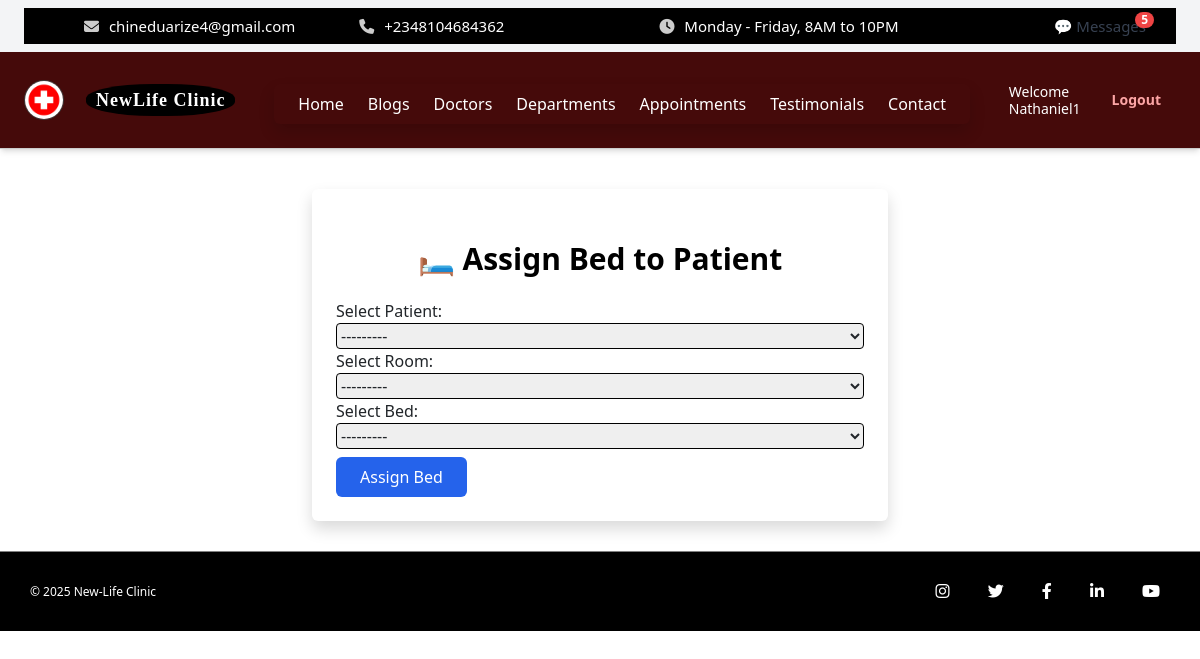
/assign-bed/ (signed in), run on the app's committed database.
### core/models.py (models this page shows, shortened)
class HeaderSettings(models.Model):
    hospital_name = models.CharField(max_length=100, default='My Hospital')
    logo = models.ImageField(upload_to='logos/', blank=True, null=True)
    menu_1 = models.CharField(max_length=50, default='Home')
    menu_2 = models.CharField(max_length=50, default='Services')
    menu_3 = models.CharField(max_length=50, default='Doctors')
    menu_4 = models.CharField(max_length=50, default='Departments')
    menu_5 = models.CharField(max_length=50, default='Appointments')
    menu_6 = models.CharField(max_length=50, default='About')
    menu_7 = models.CharField(max_length=50, default='Contact')
    email = models.EmailField(blank=True)
    phone = models.CharField(max_length=20, blank=True)
    working_hours = models.CharField(max_length=100, default="Monday - Friday, 8AM to 10PM")

class User(AbstractUser):
    ROLE_CHOICES = [
        ('admin', 'Admin'),
        ('doctor', 'Doctor'),
        ('nurse', 'Nurse'),
        ('receptionist', 'Receptionist'),
        ('pharmacist', 'Pharmacist'),
        ('labtech', 'Lab Technician'),
        ('patient', 'Patient'),
        ('cashier', 'Cashier'),
    ]
    role = models.CharField(max_length=20, choices=ROLE_CHOICES)

class FooterSettings(models.Model):
    copyright_text = models.CharField(max_length=255, default="© 2025 New-Life Clinic")
    instagram_url = models.URLField(blank=True, null=True)
    twitter_url = models.URLField(blank=True, null=True)
    facebook_url = models.URLField(blank=True, null=True)
    linkedin_url = models.URLField(blank=True, null=True)
    youtube_url = models.URLField(blank=True, null=True)

### core/views.py (the view)
# urls.py: path('assign-bed/', assign_bed_view, name='assign_bed'),
@login_required
@user_passes_test(is_admin)
def assign_bed_view(request):
    if request.method == 'POST':
        form = AssignBedForm(request.POST)
        room_id = request.POST.get('room')
        if room_id:
            form.fields['bed'].queryset = Bed.objects.filter(room_id=room_id, is_occupied=False, patient__isnull=True)
        if form.is_valid():
            bed = form.cleaned_data['bed']
            patient = form.cleaned_data['patient']
            bed.patient = patient
            bed.is_occupied = True
            bed.save()
            messages.success(request, f"{patient.user.get_full_name()} assigned to {bed}")
            return redirect('assign_bed')
    else:
        form = AssignBedForm()
    return render(request, 'core/assign_bed.html', {'form': form})

### core/forms.py
class AssignBedForm(forms.Form):
    patient = forms.ModelChoiceField(queryset=Patient.objects.all(), label="Select Patient")
    room = forms.ModelChoiceField(queryset=Room.objects.all(), label="Select Room")
    bed = forms.ModelChoiceField(queryset=Bed.objects.filter(is_occupied=False), label="Select Bed")
    def __init__(self, *args, **kwargs):
        super().__init__(*args, **kwargs)
        self.fields['bed'].queryset = Bed.objects.filter(is_occupied=False, patient__isnull=True)

### core/context_processors.py (called while the page is built)
def header_settings(request):
    try:
        settings = HeaderSettings.objects.first()
    except HeaderSettings.DoesNotExist:
        settings = None
    return {'header_settings': settings}

def footer_settings(request):
    footer = FooterSettings.objects.first()
    return {'footer_settings': footer}

def appointment_form_processor(request):
    return {
        'footer_appointment_form': AppointmentForm()
    }

def unread_message_context(request):
    context = {}
    if request.user.is_authenticated:
        unread_messages = Message.objects.filter(recipient=request.user, is_read=False)
        context['unread_count'] = unread_messages.count()
        context['unread_messages'] = unread_messages[:5]
    else:
        context['unread_count'] = 0
    unread_enquiries = Enquiry.objects.filter(is_read=False)
    context['unread_enquiry_count'] = unread_enquiries.count()
    context['unread_enquiries'] = unread_enquiries[:5]
    context['total_unread_count'] = context['unread_count'] + context['unread_enquiry_count']
    return context

def footer_form(request):
    return {
        'footer_appointment_form': AppointmentForm()
    }

### core/models.py (called while the page is built)
    def __str__(self):
        return f"Room {self.number}"

    def __str__(self):
        return f"Bed {self.bed_number} in {self.room.number}"

    @property
    def full_name(self):
        if self.user.first_name or self.user.last_name:
            return f"{self.user.first_name} {self.user.last_name}".strip()
        return self.user.username

    def __str__(self):
        return self.full_name

### core/views.py (called while the page is built)
def is_admin(user):
    return user.is_authenticated and user.role == 'admin'

### core/templates/core/assign_bed.html (shortened to what this page needs)
{% extends 'core/base.html' %}
{% block content %}
<div class="container mx-auto mt-10 max-w-xl bg-white p-6 rounded shadow">
  <h2 class="text-2xl font-bold mb-4 text-blue-700">🛏️ Assign Bed to Patient</h2>
  <form method="post">
    {{ form.as_p }}
    <button type="submit" class="bg-blue-600 text-white px-4 py-2 mt-2 rounded hover:bg-blue-700">Assign Bed</button>
  </form>
</div>
{% endblock %}

### core/templates/core/base.html (shortened to what this page needs)
<!DOCTYPE html>
<html lang="en" class="dark">
{% load static %}
{% load widget_tweaks %}
<head>
  <link rel="stylesheet" href="{% static 'core/css/style.css' %}">
  <script src="https://cdn.tailwindcss.com"></script>
  <link rel="stylesheet" href="https://cdnjs.cloudflare.com/ajax/libs/font-awesome/6.4.0/css/all.min.css">
  <link href="https://cdn.jsdelivr.net/npm/bootstrap@5.3.0/dist/css/bootstrap.min.css" rel="stylesheet">
</head>
<body>
  <div class="fixed-header bg-gray-100 px-4 py-2 text-sm">
  <div class="topbar flex flex-wrap items-center justify-between gap-4 sm:gap-0">
    <div class="topbar-left flex flex-col sm:flex-row items-start sm:items-center gap-1 sm:gap-4 flex-wrap text-center sm:text-left">
      {% if header_settings.email %}
        <span><i class="fas fa-envelope"></i> {{ header_settings.email }}</span>
      {% endif %}
      {% if header_settings.phone %}
        <span><i class="fas fa-phone"></i> {{ header_settings.phone }}</span>
      {% endif %}
    </div>
    <div class="topbar-right flex flex-col sm:flex-row items-start sm:items-center gap-1 sm:gap-4 flex-wrap text-center sm:text-left">
      {% if header_settings.working_hours %}
        <span><i class="fas fa-clock"></i> {{ header_settings.working_hours }}</span>
      {% endif %}
    </div>
    <a href="{% url 'admin_panel:inbox' %}" class="relative text-gray-700 no-print whitespace-nowrap">
      💬 Messages
      {% if total_unread_count > 0 %}
        <span class="absolute -top-1 -right-2 bg-red-500 text-white text-xs font-bold rounded-full px-1.5">
          {{ total_unread_count }}
        </span>
      {% endif %}
    </a>
  </div>
</div>
    <header class="header-bar flex items-center justify-between flex-wrap bg-red-950 p-4 shadow-md w-full gap-4 sm:gap-0">
  <div class="logo-title flex items-center space-x-3 flex-shrink-0">
    {% if header_settings.logo %}
      <img src="{{ header_settings.logo.url }}" alt="Logo" class="logo-img h-10 w-10 object-cover">
    {% else %}
      <img src="{% static 'core/img/default_logo.png' %}" alt="Default Logo" class="logo-img h-10 w-10 object-cover">
    {% endif %}
    <span class="hospital-name font-bold text-lg leading-tight text-white">
      <span class="block">{{ header_settings.hospital_name_line1|default:"NewLife Clinic" }}</span>
    </span>
  </div>
  <div class="relative flex-1 flex justify-center sm:justify-center">
    <nav id="menu-content" class="hidden sm:flex absolute sm:static top-full mt-2 sm:mt-0 bg-red-800 sm:bg-transparent shadow sm:shadow-none rounded px-4 py-2 sm:p-0 sm:rounded-none z-50 overflow-x-auto whitespace-nowrap space-x-4 sm:space-x-6">
      <a href="{% url 'landing_page' %}" class="text-white hover:text-blue-400">Home</a>
      <a href="{% url 'blogs' %}" class="text-white hover:text-blue-400">Blogs</a>
      <a href="{% url 'doctors' %}" class="text-white hover:text-blue-400">Doctors</a>
      <a href="{% url 'departments' %}" class="text-white hover:text-blue-400">Departments</a>
      <a href="{% url 'appointment' %}" class="text-white hover:text-blue-400">Appointments</a>
      <a href="{% url 'testimonials' %}" class="text-white hover:text-blue-400">Testimonials</a>
      <a href="{% url 'contact' %}" class="text-white hover:text-blue-400">Contact</a>
    </nav>
  </div>
  <div class="auth-buttons flex items-center space-x-4 flex-shrink-0 text-sm">
    {% if request.path == '/' and not request.user.is_authenticated %}
      <a href="{% url 'login' %}" class="text-blue-300 hover:underline no-print">Login</a>
    {% elif request.user.is_authenticated %}
      <span class="text-white no-print text-sm leading-tight">Welcome<br>{{ request.user.username }}</span>
      <a href="{% url 'logout' %}" class="text-red-300 hover:underline no-print">Logout</a>
    {% endif %}
  </div>
</header>
  <main>
    {% block content %}{% endblock %}
  </main>
  {% block footer %}
<div class="bottom-footer" style="min-height: 80px; margin-bottom: 20px;">
  <div class="bottom-footer-content" style="display: flex; justify-content: space-between; align-items: center; height: 100%;">
    <div class="left">
      <p>{{ footer_settings.copyright_text|default:"© 2025 New-Life Clinic" }}</p>
    </div>
    <div class="right social-icons">
      {% if footer_settings.instagram_url %}
        <a href="{{ footer_settings.instagram_url }}" target="_blank"><i class="fab fa-instagram"></i></a>
      {% endif %}
      {% if footer_settings.twitter_url %}
        <a href="{{ footer_settings.twitter_url }}" target="_blank"><i class="fab fa-twitter"></i></a>
      {% endif %}
      {% if footer_settings.facebook_url %}
        <a href="{{ footer_settings.facebook_url }}" target="_blank"><i class="fab fa-facebook-f"></i></a>
      {% endif %}
      {% if footer_settings.linkedin_url %}
        <a href="{{ footer_settings.linkedin_url }}" target="_blank"><i class="fab fa-linkedin-in"></i></a>
      {% endif %}
      {% if footer_settings.youtube_url %}
        <a href="{{ footer_settings.youtube_url }}" target="_blank"><i class="fab fa-youtube"></i></a>
      {% endif %}
    </div>
  </div>
</div>
  {% endblock %}
</body>
</html>

### core/static/core/css/style.css (style rules this page uses)
body { font-family: Arial, sans-serif; background-color: #f9fafc; color: #333; }
html { scroll-behavior: smooth; }
.header-bar { display: flex; align-items: center; justify-content: space-between; background: white; padding: 15px 30px; border-bottom: 1px solid #ccc; }
.logo-title { display: flex; align-items: center; }
.logo-img { height: 65px; margin-right: 10px; border-radius: 50%; border: 1px solid rgb(61, 60, 60); }
.hospital-name { display: inline-block; background: black; padding: 5px 10px; color: white; font-family: 'Playfair Display', serif; border-radius: 45%; font-weight: 700; letter-spacing: 1px; line-height:1.0; margin-left: 10px; }
.auth-buttons a { padding: 8px 15px; border-radius: 5px; text-decoration: none; margin-left: 10px; font-weight: 600; }
.topbar { background-color: #000; color: white; display: flex; justify-content: space-between; padding: 8px 30px; font-size: 15px; font-family: 'Segoe UI', Tahoma, Geneva, Verdana, sans-serif; }
.topbar-left span, .topbar-right span { margin-right: 30px; }
.topbar-left span { margin-left: 30px; }
.topbar i { margin-right: 6px; color: #ccc; }
.bottom-footer { width: 100%; height: 15px; background-color: black; border-top: 1px solid grey; color: white; font-size: 12px; padding: 15px 30px; box-sizing: border-box; margin-top: 30px; }
.bottom-footer-content { display: flex; justify-content: space-between; align-items: center; }
.bottom-footer .social-icons a { color: white; margin-left: 15px; font-size: 14px; transition: color 0.3s; }
.social-icons i { color: white; font-size: 16px; margin: 0 10px; transition: color 0.3s ease; }
.social-icons a { text-decoration: none; }
.container { max-width: 900px; margin: 0 auto; }
h2.text-2xl { text-align: center; color: #000000; margin-top: 30px; font-size: 30px }
input, select, textarea { width: 100%; border: 1px solid black; border-radius: 4px; padding: 0.5rem 0.75rem; box-sizing: border-box; }

### data on the page
HeaderSettings: email "chineduarize4@gmail.com", phone "+2348104684362", working_hours "Monday - Friday, 8AM to 10PM", logo (picture)
User: user.username "Nathaniel1"
FooterSettings: copyright_text "© 2025 New-Life Clinic"

### other printed values
{{ total_unread_count }} "5"
{{ header_settings.hospital_name_line1|default:"NewLife Clinic" }} "NewLife Clinic"
